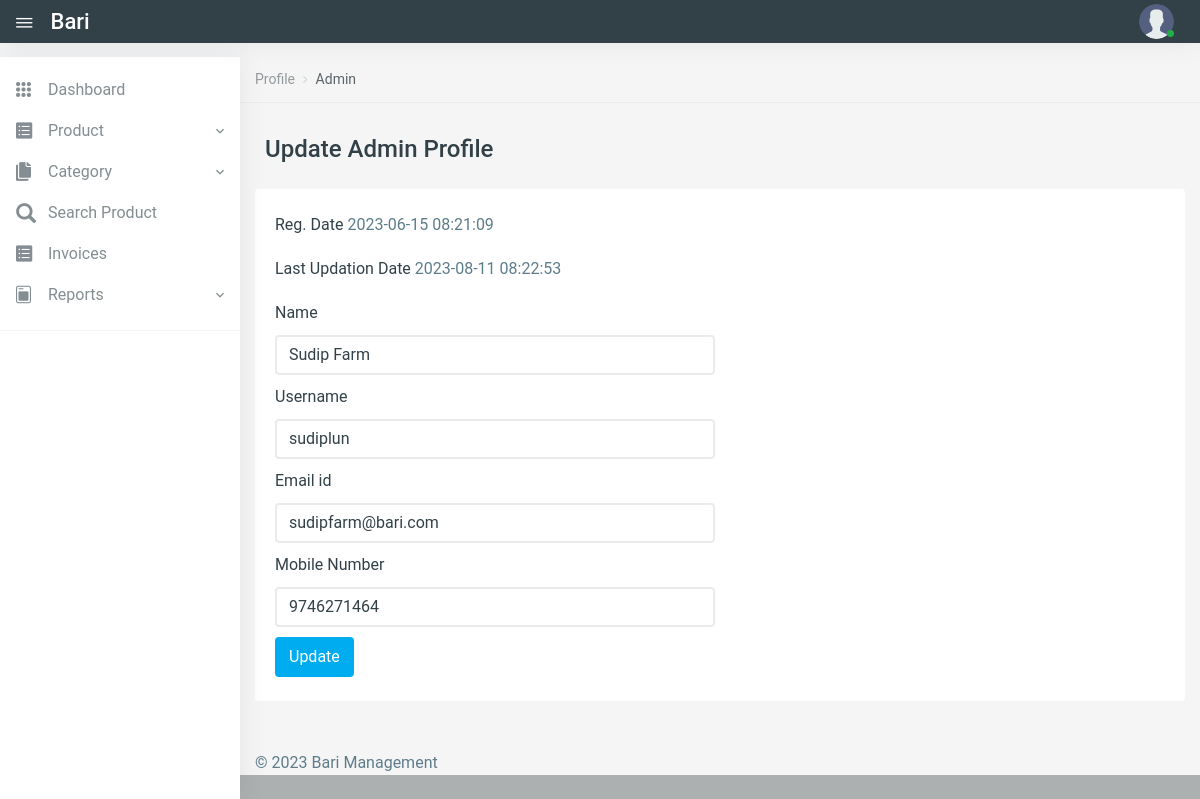
The page /src/Kisan/profile.php (signed in) on the database its author committed.
### tables this page shows
CREATE TABLE `user_form` (
  `ID` int(100) NOT NULL,
  `Name` varchar(100) NOT NULL,
  `UserName` char(45) DEFAULT NULL,
  `MobileNumber` bigint(11) DEFAULT NULL,
  `Email` varchar(100) NOT NULL,
  `Password` varchar(100) NOT NULL,
  `Image` varchar(100) NOT NULL,
  `AdminRegdate` timestamp NULL DEFAULT current_timestamp(),
  `UpdationDate` timestamp NULL DEFAULT NULL ON UPDATE current_timestamp()
);

### src/Kisan/profile.php (the view, shortened to what this page needs)
<?php
include('includes/config.php');
if (strlen($_SESSION['user_id'] == 0)) {
    header('location:logout.php');
} else {
?>
    <!DOCTYPE html>
    <html lang="en">
    <head>
        <link href="vendors/jquery-toggles/css/toggles.css" rel="stylesheet" type="text/css">
        <link href="vendors/jquery-toggles/css/themes/toggles-light.css" rel="stylesheet" type="text/css">
        <link href="dist/css/style.css" rel="stylesheet" type="text/css">
    </head>
    <body>
        <div class="hk-wrapper hk-vertical-nav">
            <?php include_once('includes/navbar.php');
            include_once('includes/sidebar.php');
            ?>
            <div class="hk-pg-wrapper">
                <nav class="hk-breadcrumb" aria-label="breadcrumb">
                    <ol class="breadcrumb breadcrumb-light bg-transparent">
                        <li class="breadcrumb-item"><a href="#">Profile</a></li>
                        <li class="breadcrumb-item active" aria-current="page">Admin</li>
                    </ol>
                </nav>
                <div class="container">
                    <div class="hk-pg-header">
                        <h4 class="hk-pg-title"><span class="pg-title-icon"><span class="feather-icon"><i data-feather="external-link"></i></span></span>Update Admin Profile</h4>
                    </div>
                    <div class="row">
                        <div class="col-xl-12">
                            <section class="hk-sec-wrapper">
                                <div class="row">
                                    <div class="col-sm">
                                        <form class="needs-validation" method="post" novalidate>
                                            <?php
                                            $adminid = $_SESSION['user_id'];
                                            $query = mysqli_query($con, "select * from user_form where ID='$adminid'");
                                            while ($row = mysqli_fetch_array($query)) {
                                            ?>
                                                <div class="form-row">
                                                    <div class="col-md-6 mb-10">
                                                        <label for="validationCustom03"> Reg. Date</label>
                                                        <?php echo $row['AdminRegdate']; ?>
                                                    </div>
                                                </div>
                                                <?php if ($row['UpdationDate'] != "") { ?>
                                                    <div class="form-row">
                                                        <div class="col-md-6 mb-10">
                                                            <label for="validationCustom03"> Last Updation Date</label>
                                                            <?php echo $row['UpdationDate']; ?>
                                                        </div>
                                                    </div>
                                                <?php } ?>
                                                <div class="form-row">
                                                    <div class="col-md-6 mb-10">
                                                        <label for="validationCustom03"> Name</label>
                                                        <input type="text" class="form-control" id="validationCustom03" value="<?php echo $row['Name']; ?>" name="name" required>
                                                    </div>
                                                </div>
                                                <div class="form-row">
                                                    <div class="col-md-6 mb-10">
                                                        <label for="validationCustom03"> Username</label>
                                                        <input type="text" class="form-control" id="validationCustom03" value="<?php echo $row['UserName']; ?>" name="username" required>
                                                    </div>
                                                </div>
                                                <div class="form-row">
                                                    <div class="col-md-6 mb-10">
                                                        <label for="validationCustom03">Email id</label>
                                                        <input type="text" class="form-control" id="validationCustom03" value="<?php echo $row['Email']; ?>" name="emailid" required>
                                                    </div>
                                                </div>
                                                <div class="form-row">
                                                    <div class="col-md-6 mb-10">
                                                        <label for="validationCustom03"> Mobile Number</label>
                                                        <input type="text" class="form-control" id="validationCustom03" value="<?php echo $row['MobileNumber']; ?>" name="mobilenumber" required>
                                                    </div>
                                                </div>
                                            <?php } ?>
                                            <button class="btn btn-primary" type="submit" name="update">Update</button>
                                        </form>
                                    </div>
                                </div>
                            </section>
                        </div>
                    </div>
                </div>
                <?php include_once('includes/footer.php'); ?>
            </div>
        </div>
    </body>
    </html>
<?php } ?>

### rows shown on the page
user_form: AdminRegdate "2023-06-15 08:21:09", UpdationDate "2023-08-11 08:22:53", name "Sudip Farm", username "sudiplun", emailid "sudipfarm@bari.com", mobilenumber "9746271464"
